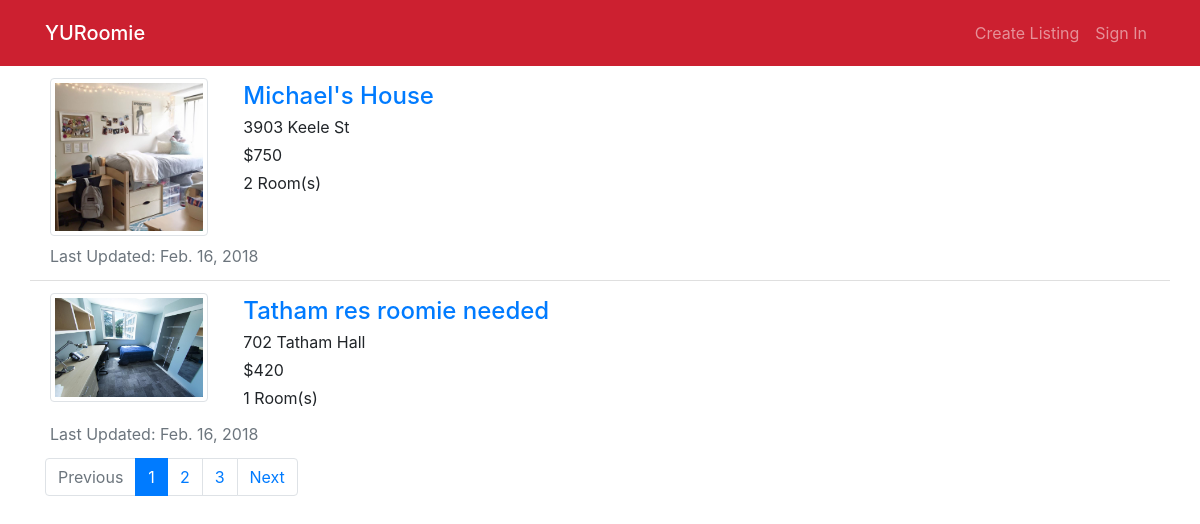
/browse/, run on an earlier commit of the app's database.
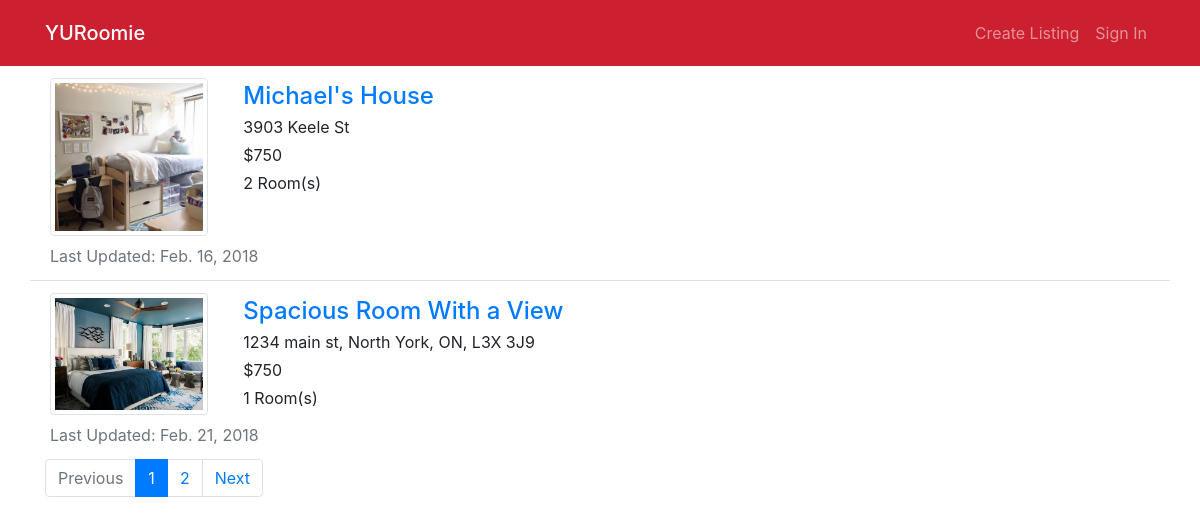
And on a later commit of the database.
### home/models.py (models this page shows, shortened)
class Room(models.Model):
    host_name = models.CharField(max_length=50)
    address = models.CharField(max_length=100)
    property_name = models.CharField(max_length=30, default="")
    description = models.TextField(default="No Description")
    cost = models.PositiveIntegerField(default=0)
    visits = models.PositiveIntegerField(default=0)
    property_type_options = (('a', 'apartment'),
                                ('c', 'condo'),
                                ('t', 'townhouse'),
                                ('h', 'house'))
    property_type = models.CharField(choices=property_type_options, max_length=10)
    number_of_rooms = models.PositiveSmallIntegerField()
    garages = models.PositiveSmallIntegerField()
    creator_id = models.PositiveIntegerField()
    last_updated = models.DateTimeField(auto_now_add=True)

class RoomImage(models.Model):
    room = models.ForeignKey(Room, on_delete=models.CASCADE)
    image = models.ImageField()

### home/views.py (the view)
# urls.py: path('browse/', views.browse_rooms, name='browse'),
def browse_rooms(request):
    rooms_list = Room.objects.all()
    paginator = Paginator(rooms_list, 2)
    page = request.GET.get('page')
    try:
        rooms = paginator.page(page)
    except PageNotAnInteger:
        rooms = paginator.page(1)
    except EmptyPage:
        page = paginator.page(paginator.num_pages)
    return render(request, 'home/browse.html', {'page': page, 'rooms': rooms})

### home/templates/home/browse.html
{% extends 'home/base.html'%}
{% block body %}
<div class="row">
    <div class="list-group list-group-flush">
    {% for room in rooms %}
    <div class="list-group-item">
        <div class="row">
          <div class="col-12 col-md-2">
            <a href="{% url 'detail' room.id %}">
                <div class="img-thumbnail">
                    <img src="{{ room.roomimage_set.all.0.image.url }}" alt="pic" >
                </div>
            </a>
          </div>
          <div class="pl-3 col-12 col-md-10">
                <a href="{% url 'detail' room.id %}"><h4 class="card-title m-1" >{{ room.property_name }}</h4></a>
                <p class="m-1">{{ room.address}}</p>
                <p class="m-1">${{ room.cost}}</p>
                <p class="m-1">{{ room.number_of_rooms}} Room(s)</p>
          </div>
        </div>
        <p class="text-muted m-0 pt-2">Last Updated: {{room.last_updated.date}}</p>
      </div>
      {% endfor %}
    </div>
  </div>
  <div class="row" id="pagination-navbar">
    {% if rooms.has_other_pages %}
    <nav class="align-bottom" aria-label="...">
        <ul class="pagination">
            {% if rooms.has_previous %}
                <li class="page-item"><a class="page-link" href="?page={{ rooms.previous_page_number }}">Previous</a></li>
            {% else %}
                <li class="page-item disabled"><a class="page-link" href="#">Previous</a></li>
            {% endif %}
            {% for i in rooms.paginator.page_range %}
                {% if rooms.number == i %}
                    <li class="page-item active"><a class="page-link" href="#">{{ i }}</a></li>
                {% else %}
                    <li class="page-item"><a class="page-link" href="?page={{ i }}">{{ i }}</a></li>
                {% endif %}
            {% endfor %}
            {% if rooms.has_next %}
                <li class="page-item"><a class="page-link" href="?page={{ rooms.next_page_number }}">Next</a></li>
            {% else %}
                <li class="page-item disabled"><a class="page-link" href="#">Next</a></li>
            {% endif %}
        </ul>
    </nav>
    {% endif %}
  </div>
{% endblock %}

What changed in the data, as far as the page shows it:
removed Room: roomimage_set.all.0.image (picture), property_name "Tatham res roomie needed", address "702 Tatham Hall", cost "420", number_of_rooms "1", last_updated "Feb. 16, 2018"
now on this page (row unchanged): Room: roomimage_set.all.0.image (picture), property_name "Spacious Room With a View", address "1234 main st, North York, ON, L3X 3J9", cost "750", number_of_rooms "1", last_updated "Feb. 21, 2018"
Also different on the page:
list line gone: "3"
